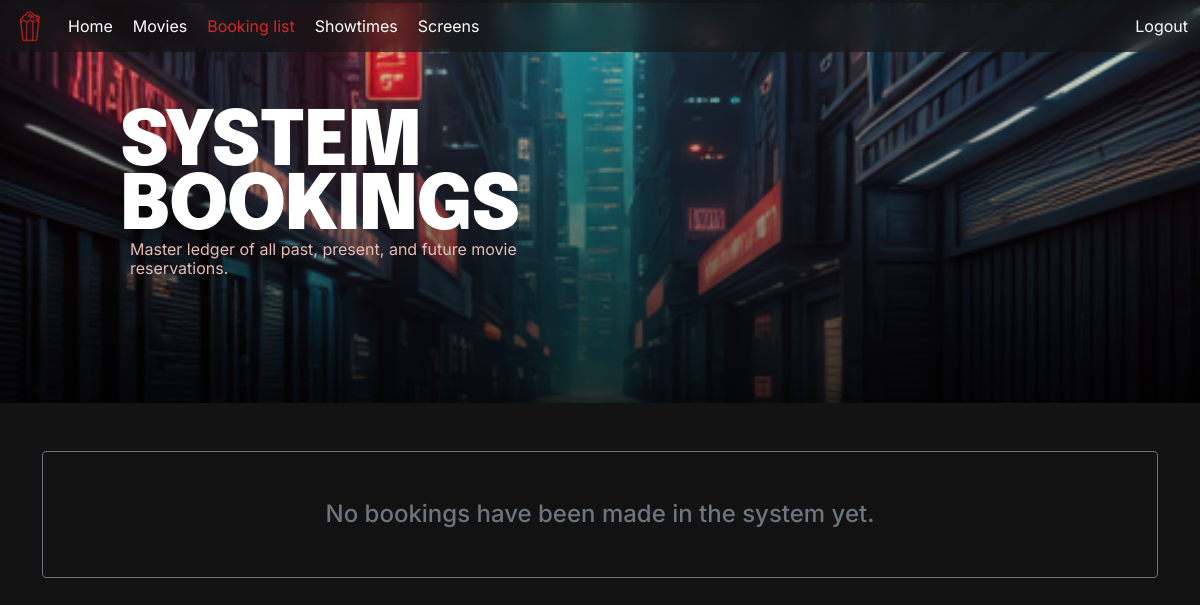
Page /booking_list (signed in) on the earlier database version.
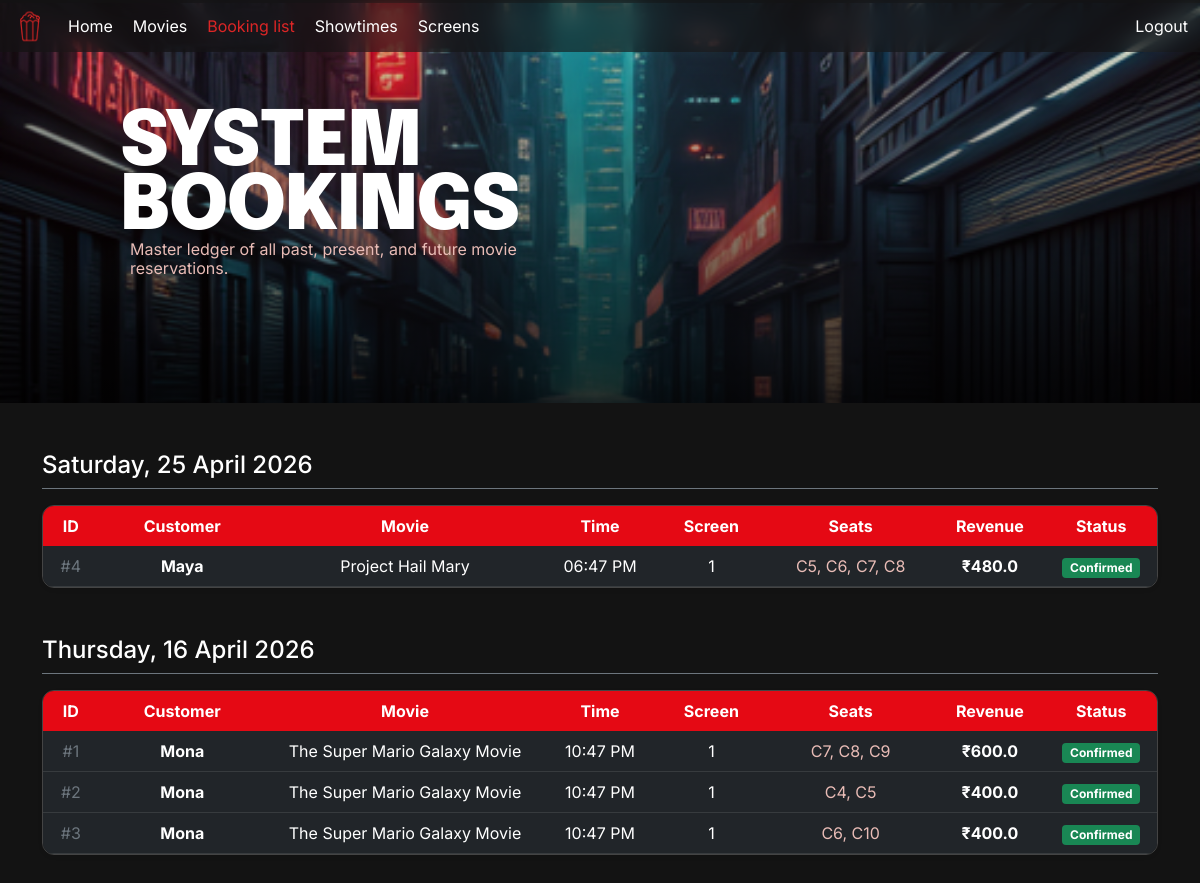
Same page on the later database version.
### models.py (models this page shows)
class Booking(db.Model):
    __tablename__ = 'booking'
    id = db.Column(db.Integer, primary_key=True)
    user_id = db.Column(db.Integer, db.ForeignKey('user.id'), nullable=False)
    showtime_id = db.Column(db.Integer, db.ForeignKey('showtime.id'), nullable=False)
    status = db.Column(db.String(20), default='confirmed')
    total_price = db.Column(db.Float, nullable=False)
    booked_at = db.Column(db.DateTime, default=datetime.utcnow)
    seats = db.relationship('BookingSeat', backref='booking', lazy=True)

class User(db.Model, UserMixin):
    __tablename__ = 'user'
    id = db.Column(db.Integer, primary_key=True)
    name = db.Column(db.String(100), nullable=False)
    username = db.Column(db.String(120), unique=True, nullable=False)
    password = db.Column(db.String(256), nullable=False)
    created_at = db.Column(db.DateTime, default=datetime.utcnow)
    is_admin = db.Column(db.Boolean, default=False)
    bookings = db.relationship('Booking', backref='user', lazy=True)
    reviews = db.relationship('Review', backref='user', lazy=True)

class Movie(db.Model):
    __tablename__ = 'movie'
    id = db.Column(db.Integer, primary_key=True)
    title = db.Column(db.String(200), nullable=False)
    genre = db.Column(db.String(100))
    duration_min = db.Column(db.Integer)          # in minutes
    language = db.Column(db.String(50))
    rating = db.Column(db.Float, default=0.0)     # aggregate rating
    poster_url = db.Column(db.String(500))
    showtimes = db.relationship('Showtime', backref='movie', lazy=True)
    reviews = db.relationship('Review', backref='movie', lazy=True)

class Showtime(db.Model):
    __tablename__ = 'showtime'
    id = db.Column(db.Integer, primary_key=True)
    movie_id = db.Column(db.Integer, db.ForeignKey('movie.id'), nullable=False)
    screen_id = db.Column(db.Integer, db.ForeignKey('screen.id'), nullable=False)
    show_time = db.Column(db.DateTime, nullable=False)
    price = db.Column(db.Float, nullable=False)
    bookings = db.relationship('Booking', backref='showtime', lazy=True)

class Screen(db.Model):
    __tablename__ = 'screen'
    id = db.Column(db.Integer, primary_key=True)
    name = db.Column(db.String(50), nullable=False, unique=True)
    seats = db.relationship('Seat', backref='screen', lazy=True)
    showtimes = db.relationship('Showtime', backref='screen', lazy=True)

### app.py (the view)
@app.route('/booking_list')
@login_required
def booking_list():
    if not current_user.is_admin:
        flash('Access denied.', 'danger')
        return redirect(url_for('home'))
    all_bookings = Booking.query.all()
    grouped = defaultdict(list)
    for booking in all_bookings:
        showtime = Showtime.query.get(booking.showtime_id)
        movie = Movie.query.get(showtime.movie_id)
        user = User.query.get(booking.user_id) # Getting the buyer!
        screen = Screen.query.get(showtime.screen_id)
        booking_seats = BookingSeat.query.filter_by(booking_id=booking.id).all()
        seat_names = []
        for bs in booking_seats:
            seat = Seat.query.get(bs.seat_id)
            if seat:
                seat_names.append(f"{seat.row}{seat.number}")
        formatted_seats = ", ".join(seat_names)
        booking_info = {
            'booking': booking,
            'showtime': showtime,
            'movie': movie,
            'seats': formatted_seats,
            'screen': screen,
            'user': user
        }
        date_key = showtime.show_time.date()
        grouped[date_key].append(booking_info)
    sorted_grouped = dict(sorted(grouped.items(), key=lambda item: item[0], reverse=True))
    return render_template('booking_list.html', grouped=sorted_grouped)

### app.py (called while the page is built)
@login_manager.user_loader
def load_user(user_id):
    return User.query.get(int(user_id))

@app.context_processor
def inject_user():
    return dict(current_user = current_user, request = request)

### templates/booking_list.html (shortened to what this page needs)
{% extends "0base.html" %}
{% block content %}
<div class="bg-showtime" style="margin-top: -75px; height: 50vh;">
    <div class="para-home" style="width: 80vw; justify-content: center; height: 100%;">
        <h1 style="max-width: 700px; margin-bottom: 0px;">SYSTEM BOOKINGS</h1>
        <p style="width: 50%; line-height: 1.2; padding-left: 10px;">Master ledger of all past, present, and future movie reservations.</p>
    </div>
</div>
<div class="container" style="min-height: 50vh;">
    {% for date, items in grouped.items() %}
    <div class="mb-5 mt-5">
        <h4 class="mb-3 text-white border-bottom border-secondary pb-2">{{ date.strftime('%A, %d %B %Y') }}</h4>
        <div class="table-responsive shadow-sm" style="border-radius: 12px; border: 1px solid #444; overflow: hidden;">
            <table class="table table-dark table-hover align-middle mb-0">
                <thead>
                    <tr>
                        <th style="width:5%; color: white; background-color: #E50914; border: none;">ID</th>
                        <th style="width:15%; color: white; background-color: #E50914; border: none;">Customer</th>
                        <th style="width:25%; color: white; background-color: #E50914; border: none;">Movie</th>
                        <th style="width:10%; color: white; background-color: #E50914; border: none;">Time</th>
                        <th style="width:10%; color: white; background-color: #E50914; border: none;">Screen</th>
                        <th style="width:15%; color: white; background-color: #E50914; border: none;">Seats</th>
                        <th style="width:10%; color: white; background-color: #E50914; border: none;">Revenue</th>
                        <th style="width:10%; color: white; background-color: #E50914; border: none;">Status</th>
                    </tr>
                </thead>
                <tbody>
                    {% for item in items %}
                    <tr>
                        <td class="text-muted">#{{ item.booking.id }}</td>
                        <td class="fw-bold">{{ item.user.username }}</td>
                        <td>{{ item.movie.title }}</td>
                        <td>{{ item.showtime.show_time.strftime('%I:%M %p') }}</td>
                        <td>{{ item.screen.name }}</td>
                        <td style="color: #E9BCB6;">{{ item.seats }}</td>
                        <td class="fw-bold">₹{{ item.booking.total_price }}</td>
                        <td>
                            <span class="badge {% if item.booking.status == 'confirmed' %}bg-success{% else %}bg-secondary{% endif %}">
                                {{ item.booking.status|title }}
                            </span>
                        </td>
                    </tr>
                    {% endfor %}
                </tbody>
            </table>
        </div>
    </div>
    {% else %}
        <div class="alert bg-darker border-secondary text-center py-5 mt-5" role="alert">
            <h4 class="text-muted mb-0">No bookings have been made in the system yet.</h4>
        </div>
    {% endfor %}
</div>
{% endblock %}

Differences in the rows shown:
added Booking: booking.id "4", booking.total_price "480.0", booking.status "Confirmed"
added User: user.username "Maya"
now on this page (row unchanged): Movie: movie "Project Hail Mary"
now on this page (row unchanged): Showtime: showtime.show_time "06:47 PM"
now on this page (row unchanged): Screen: screen.name "1" "1" "1" "1"
added Booking: booking.id "1", booking.total_price "600.0", booking.status "Confirmed"
now on this page (row unchanged): User: user.username "Mona" "Mona" "Mona"
now on this page (row unchanged): Movie: movie "The Super Mario Galaxy Movie" "The Super Mario Galaxy Movie" "The Super Mario Galaxy Movie"
now on this page (row unchanged): Showtime: showtime.show_time "10:47 PM" "10:47 PM" "10:47 PM"
added Booking: booking.id "2", booking.total_price "400.0", booking.status "Confirmed"
added Booking: booking.id "3", booking.total_price "400.0", booking.status "Confirmed"
Other differences:
new list line: "Saturday, 25 April 2026 ID Customer Movie Time Screen Seats Revenue Status # C5, C6, C7, C8 ₹"
new list line: "Thursday, 16 April 2026 ID Customer Movie Time Screen Seats Revenue Status # C7, C8, C9 ₹ # C4, C5 ₹ # C6, C10 ₹"
text no longer shown: "No bookings have been made in the system yet."
